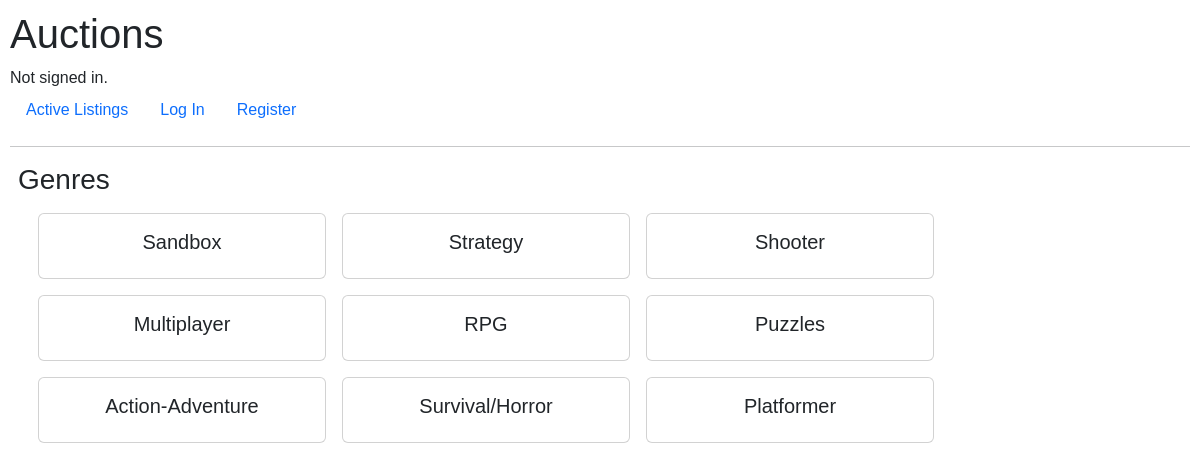
Screenshot of /search with the database file from the repository.
### auctions/models.py (models this page shows, shortened)
class Genre(models.Model):
    name = models.CharField(max_length=32, unique=True)
    slug = models.SlugField(null=True, unique=True)

### auctions/views.py (the view)
# urls.py: path("search", views.search, name="search"),
def search(request, slug=None):
    genres = Genre.objects.all()
    if not genres.filter(slug=slug).exists() and slug is not None:
        messages.error(request, 'Sorry this category/genre does not exist in the database. Please select the below options.')
    else:
        listings = Listing.objects.all()
        if slug is not None:
            listings_searched = listings.filter(genres=genres.filter(slug=slug)[0].id)
            return render(request, "auctions/index.html", {
                'listings': listings_searched
            })
    return render(request, "auctions/search.html", {
        'genres': genres
    })

### auctions/templates/auctions/search.html (shortened to what this page needs)
{% extends "auctions/layout.html" %}
{% block body %}
    <h3 class="m-2"> Genres </h3>
    <div class="container text-center">
        <div class="row row-cols-5">
            {% for genre in genres %}
                <div class="card m-2" style="width: 18rem;">
                    <div class="card-body">
                        <h5 class="card-title">{{ genre.name }}</h5>
                    </div>
                </div>
              {% endfor %}
        </div>
    </div>
{% endblock %}

### auctions/static/auctions/styles.css (style rules this page uses)
* { font-family:'Gill Sans', 'Gill Sans MT', Calibri, 'Trebuchet MS', sans-serif; }
body { padding: 10px; }

### rows the page displays
Genre: name "Sandbox"
Genre: name "Strategy"
Genre: name "Shooter"
Genre: name "Multiplayer"
Genre: name "RPG"
Genre: name "Puzzles"
Genre: name "Action-Adventure"
Genre: name "Survival/Horror"
Genre: name "Platformer"
